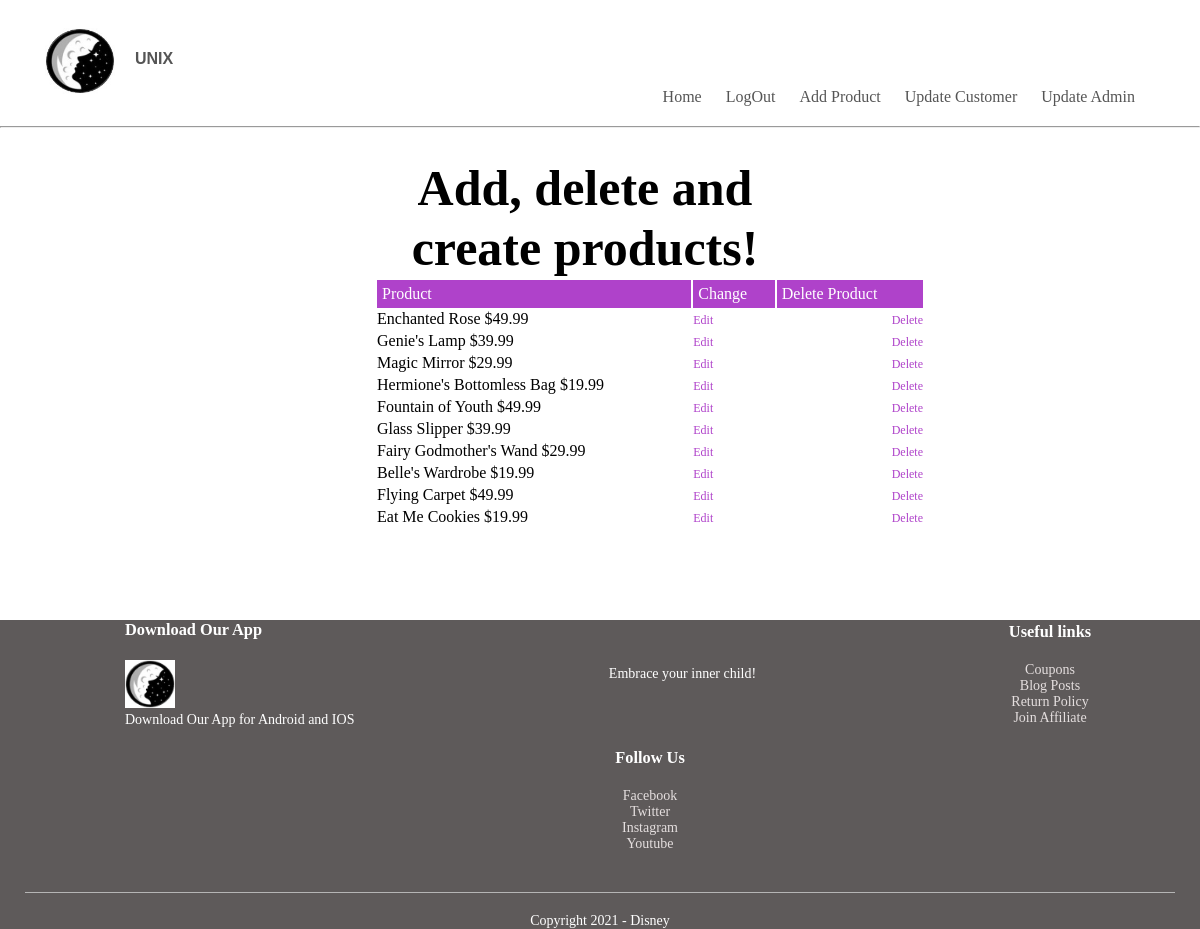
The page /adminPage.php (signed in) on the database its author committed.
### tables this page shows
CREATE TABLE `products` (
  `id` int(11) NOT NULL,
  `productName` varchar(255) NOT NULL,
  `productImage` longblob NOT NULL,
  `productInfo` text NOT NULL,
  `price` double NOT NULL
);

### adminPage.php (the view, shortened to what this page needs)
<?php
require "./database.php";
if ($_SESSION['type'] == 'admin'){
    $query = $pdo->prepare("SELECT * FROM unixdatabase.products");
    $query->execute();
} else{
    echo 'YOU AR NOT AN ADMIN!';
    exit;
}
?>
<!DOCTYPE html>
<html lang = "en">
<head>
	<link rel = "stylesheet" href ="style.css">
	<link rel="stylesheet"  href="https://stackpath.bootstrapcdn.com/font-awesome/4.7.0/css/font-awesome.min.css">
</head>
<body>
	<div class = "header">
	<div class = "container">
		<div class = "navbar">
		<div class = "logo">
			<img src="mainlogo.jpg" width="70px">
		</div>
			<nav>
                <b> <p style="text-align:left; font-family: helvetica; padding: 20px; padding-top: 30px;">UNIX</p> </b>
				<ul id = "MenuItems">
					<li> <a href ="./adminPage.php">Home</a></li>
					<li> <a href="./logout.php?data=logout">LogOut</a></li>
                    <li> <a href = "./addproduct.php"> Add Product</a></li>
                    <li> <a href = "./updatecustomer.php"> Update Customer</a></li>
                    <li> <a href = "./updateadmin.php"> Update Admin</a></li>
		</div>
    </div>
    <hr>
	</div>
	<div class = "row">
		<div class = "col-2">
            <h2><center>Add, delete and create products!</center></h2>
            <table>
                <thread>
                    <tr>
                        <th >Product</th>
                            <th > Change</th>
                            <th colspan="2">Delete Product </th>
                        </tr>
                    </thread>
                    <tbody>
                        <tr>
                            <section class="feature-table product,price">
                            <?php foreach ($query as $info){ ?>
                                <td><?php echo $info['productName'].' '.'$'.$info['price']; ?></td>
                                <td>
                                    <a href="./editProducts.php?product=<?php echo $info['productName'];?>">Edit</a>
                                </td>
                                <td>
                                    <a href="./adminPage.php?data=delete&product=<?php echo $info['productName'];?>">Delete</a>
                                </td>
                            <?php }?>
                        </tr>
                    </tbody>
            </table>
        </div>
    </div>
    <br>
        <br>
        <br>
        <br>
        <br>
	<div class = "footer">
		<div class ="container">
			<div class = "row">
				<div class = "footer-col-1">
					<h3>Download Our App</h3>
                    <img src="mainlogo.jpg">
					<p>Download Our App for Android and IOS</p>
				</div>
				<div class = "footer-col-2">
					<p>Embrace your inner child!</p>
				</div>
				<div class = "footer-col-3">
					<h3>Useful links</h3>
					<ul>
						<li>Coupons</li>
						<li>Blog Posts</li>
						<li>Return Policy</li>
						<li> Join Affiliate</li>
					</ul>
				</div>
				<div class = "footer-col-3">
					<h3>Follow Us</h3>
					<ul>
						<li>Facebook</li>
						<li>Twitter</li>
						<li>Instagram</li>
						<li> Youtube</li>
					</ul>
				</div>
			</div>
			<hr>
			<p class = "copyright">Copyright 2021 - Disney</p>
		</div>
	</div>
</body>
</html>

### style.css (style rules this page uses)
* { margin:0; padding:0; box-sizing:border-box; }
.navbar { display:flex; align-items:center; padding:20px; }
nav { flex:1; text-align:right; }
nav ul { display: inline-block; list-style-type:none; }
nav ul li { display: inline-block; margin-right:20px; }
a { text-decoration: none; color:#555; }
p { color:#555; }
.container { max-width: 1300px; margin: auto; padding-left:25px; padding-right:25px; }
.row { padding-left:100px; display:flex; align-items: center; flex-wrap: wrap; justify-content: space-around; }
.col-2 { flex-basis:50%; min-width:30px; padding-top: 30px; }
.col-2 h2 { font-size: 50px; line-height: 60px; margin-right: 130px; }
.header { background: radial-gradient(#fff,#ffffff) }
.footer { background:rgb(94, 90, 90); color:#e4dede; font-size:14px; padding:60px 0 20; }
.footer p { color:#fff; }
.footer h3 { color:#fff; margin-bottom:20px; }
.footer-col-1, .footer-col-2, .footer-col-3, .footer-col-4 { min-width:250px; margin-bottom:20px; }
.footer-col-1 { flex-basis:30%; }
.footer-col-2 { flex:1; text-align:center; }
.footer-col-3, .footer-col-4 { flex-basis:12%; text-align:center; }
ul { list-style-type: none; }
.footer-col-1 img { width:50px; }
.footer hr { border:none; background:#b5b5b5; height:1px; margin:20px 0; }
.copyright { text-align:center; }
table { width:100%; }
th { text-align: left; padding:5px; color:#fff; background:#af42ca; font-weight:normal; }
td { padding:10px 5 px; }
td a { color:#af42ca; font-size:12px; }
td:last-child { text-align:right; }

### rows shown on the page
products: productName "Enchanted Rose", price "49.99"
products: productName "Genie's Lamp", price "39.99"
products: productName "Magic Mirror", price "29.99"
products: productName "Hermione's Bottomless Bag", price "19.99"
products: productName "Fountain of Youth", price "49.99"
products: productName "Glass Slipper", price "39.99"
products: productName "Fairy Godmother's Wand", price "29.99"
products: productName "Belle's Wardrobe", price "19.99"
products: productName "Flying Carpet", price "49.99"
products: productName "Eat Me Cookies", price "19.99"
